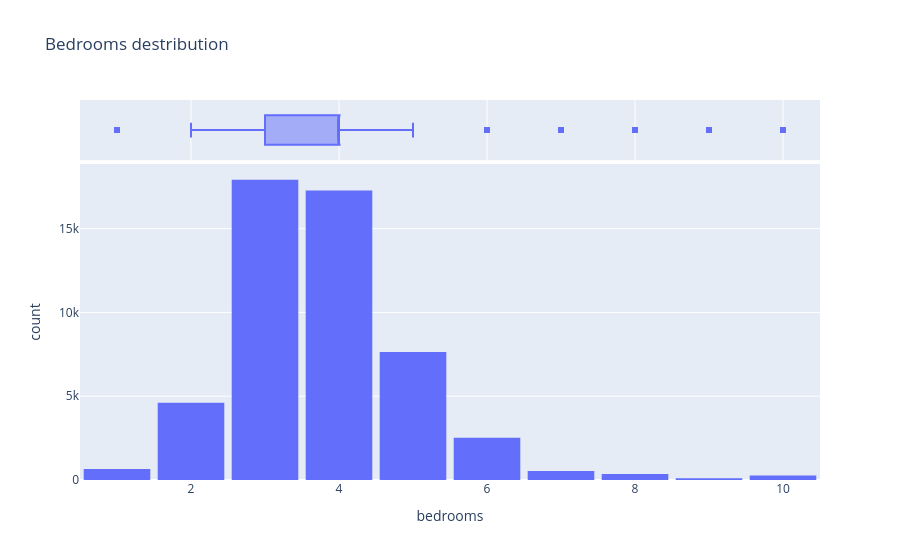

The notebook cell this image was saved under:
### Markdown cell above
## bedrooms Destribution

### Code cell
import plotly.express as px
figure = px.histogram(houses_df,
                     x='bedrooms',
                     marginal ='box',
                     nbins = 10,
                     title='Bedrooms destribution')
figure.update_layout(bargap=0.1)
figure.show()

### Figure 1 — Plotly figure (JSON) as saved in the notebook; plotly's stock layout.template omitted (floating-point values rounded to 4 significant figures; data arrays with more than 128 entries replaced by an {"elided": "..."} marker saying what was removed)
{"data": [{"bingroup": "x", "hovertemplate": "bedrooms=%{x}<br>count=%{y}<extra></extra>", "legendgroup": "", "marker": {"color": "#636efa", "pattern": {"shape": ""}}, "name": "", "nbinsx": 10, "orientation": "v", "showlegend": false, "type": "histogram", "x": {"elided": "51888 int values"}, "xaxis": "x", "yaxis": "y"}, {"hovertemplate": "bedrooms=%{x}<extra></extra>", "legendgroup": "", "marker": {"color": "#636efa"}, "name": "", "notched": true, "showlegend": false, "type": "box", "x": {"elided": "51888 int values"}, "xaxis": "x2", "yaxis": "y2"}], "layout": {"bargap": 0.1, "barmode": "relative", "legend": {"tracegroupgap": 0}, "title": {"text": "Bedrooms destribution"}, "xaxis": {"anchor": "y", "domain": [0, 1], "title": {"text": "bedrooms"}}, "xaxis2": {"anchor": "y2", "domain": [0, 1], "matches": "x", "showgrid": true, "showticklabels": false}, "yaxis": {"anchor": "x", "domain": [0, 0.8316], "title": {"text": "count"}}, "yaxis2": {"anchor": "x2", "domain": [0.8416, 1], "matches": "y2", "showgrid": false, "showline": false, "showticklabels": false, "ticks": ""}}}
